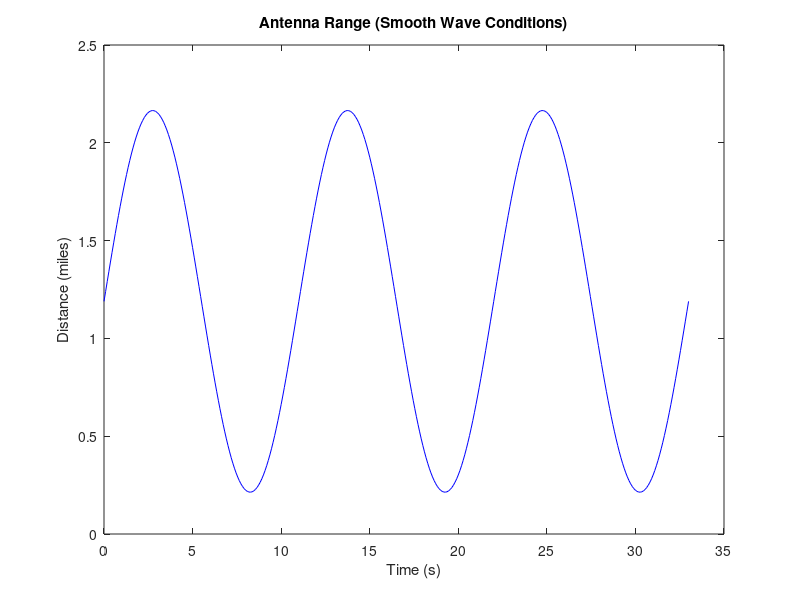

Recreate this plot in MATLAB.
%Antenna Analysis for the MicroFloat Capstone Project.
%Want to get worst case scenario: consider deconstructive interferance at
%the receiver. Also want to vary the height of the MicroFloat for better
%analysis. MicroFloat is the transceiver and scientist is the receiver.
clear;
clc;

%% Set Receiver (MicroFloat) Height; Power to Reach One Mile Out

%Antenna Variables
P_T = 10^(29.21/10) * 10e-3; %Power of the transmitter (W max)
G_T = 10^((2.1-1)/10); %Gain of the transmitter (dBi)
G_R = 10^((11.1-1)/10); %Gain of the receiver (dBm?)
lambda = (2.998e8)/(913e6); %Wavelength of the signal (halfway point between range) (meters)
r = 1609.34; %Distance between the receiver and the transmitter (meters for 1 mile)
h_T = 0.6096; %Height of the transmitter wrt ocean level (meters)
h_R = 1.524; %Height of the receiver wrt ocean level (meters (5ft))
d = r; %Distance between receiver and transmitter in x-direction (assumed to be the same as r)

%Power Received at the Antenna
DestructInt = [(4*pi*h_T*h_R)/(lambda*d)]^2;
P_R = (P_T*G_T*G_R*lambda^2 * DestructInt)/(4*pi*r)^2   %(W)

%% Max Distance Based on Receiver Sensitivy
P_R_sens = 10^(-100/10) * 10e-2; %Receiver sensitivity of high (W)
r = sqrt((P_T*G_T*G_R*lambda^2 * DestructInt)/((4*pi)^2 * P_R_sens)); %(m)
r_miles = r/1609 %Miles

%% Variable Height using Sine Wave (Motion of Ocean); Power to Reach One Mile Out
%i = input("Wave Conditions? 1 (Smooth) to 5 (Very Rough): ");
i = 1;
    if i == 1      %Smooth Wave Scenario
        h_sea = 0.5; %Height of a sea wave (m)
        T = 11;     %Period of the wave (s)
    elseif i == 2  %Slight Wave Scenario
        h_sea = 1.25; %Height of a sea wave (m)
        T = 11;     %Period of the wave (s)
    elseif i == 3  %Moderate Wave Scenario
        h_sea = 2.5; %Height of a sea wave (m)
        T = 9;     %Period of the wave (s)
    elseif i == 4  %Rough Wave Scenario
        h_sea = 4; %Height of a sea wave (m)
        T = 9;     %Period of the wave (s)
    elseif i == 5  %Very Rough Wave Scenario
        h_sea = 6; %Height of a sea wave (m)
        T = 8;     %Period of the wave (s)
    end
    
    t = 0:1/T:3*T; %time (s)
    h_T_sine = @(t) 0.6096 + h_sea*sin((2*pi*t)/T); %New height changes with respect to an ocean wave
    DestructInt_wave = @(t) [(4*pi.*h_T_sine(t).*h_R)/(lambda*d)].^2;
    P_R_wave = @(t) (P_T*G_T*G_R*lambda^2 .* DestructInt_wave(t))/(4*pi*r)^2;
    max_P_R = max(P_R_wave(t));

    figure;
    %subplot(2,1,1)
    
%     if i == 1
%         sgtitle('\fontsize{16}Smooth Wave Conditions');
%     elseif i == 2
%         sgtitle('\fontsize{16}Slight Wave Conditions');
%     elseif i == 3
%         sgtitle('\fontsize{16}Moderate Wave Conditions');
%     elseif i == 4
%         sgtitle('\fontsize{16}Rough Wave Conditions');
%     elseif i == 5
%         sgtitle('\fontsize{16}Very Rough Wave Conditions');
%     end

    %plot(t, h_T_sine(t), 'b');
    %title("Height of MicroFloat Antenna with 0.5m Ocean Waves");
    %xlabel("Time (s)");
    %ylabel("Antenna Height (m)");

    %subplot(3,1,2)
    %plot(t, P_R_wave(t), 'r');
%     title("Power Received at the Receiver with MicroFloat Height Shifting");
%     xlabel("Time (s)");
%     ylabel("Power Received at Receiver (W)");
%     hold on
%     plot(t, P_R_sens*ones(length(t)), 'g');
%     hold off
%     legend('Power Received', 'Receiver Sensitivty');

    % Max Distance Based on Receiver Sensitivity with Ocean Waves
    r = @(t) sqrt((P_T*G_T*G_R*lambda^2 * DestructInt_wave(t))/((4*pi)^2 * P_R_sens));

    %subplot(2,1,2)
    plot(t, r(t)/1609, 'b'); 
    title('Antenna Range (Smooth Wave Conditions)');
    xlabel('Time (s)');
    ylabel('Distance (miles)');
 
    